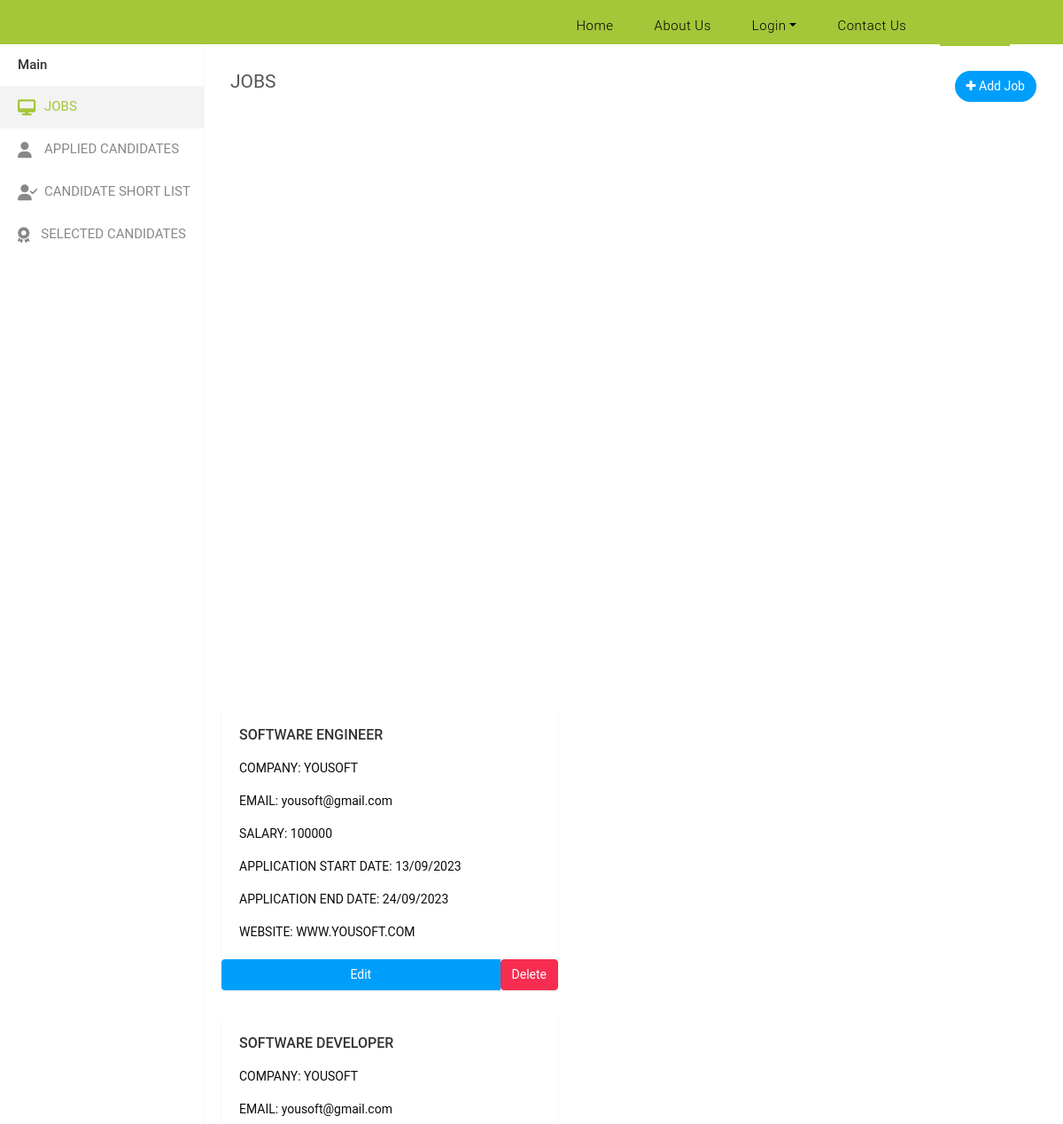
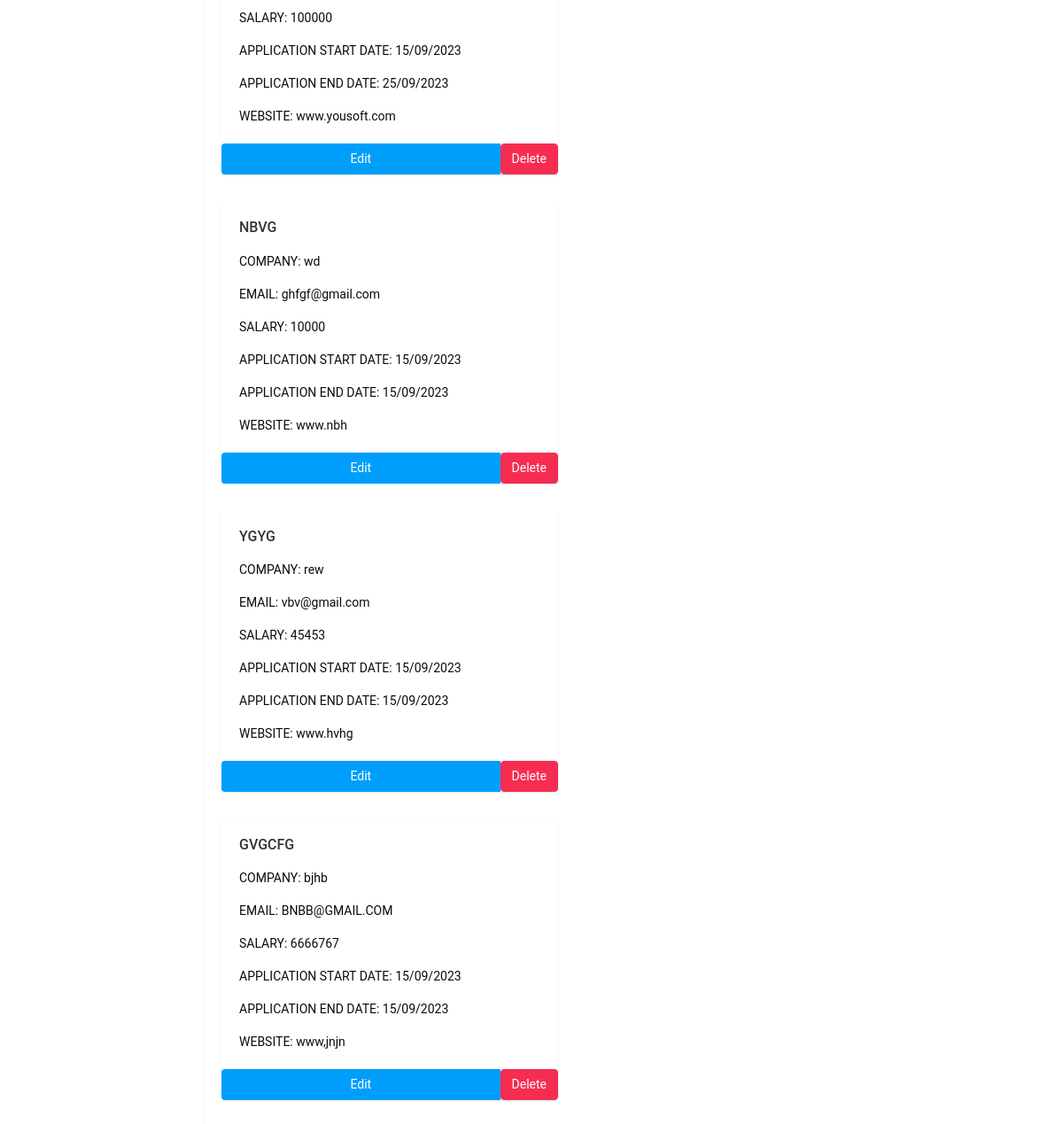
Screenshot of /postjob/ with the database file from the repository (2 pictures, top to bottom).
### website/models.py (models this page shows, shortened)
class Jobs(models.Model):
    cname = models.CharField(max_length=100)
    jname = models.CharField(max_length=100)
    salary = models.IntegerField()
    email = models.EmailField(max_length=100)
    sdate = models.CharField(max_length=100)
    edate = models.CharField(max_length=100)
    link = models.CharField(max_length=100)
    is_active=models.BooleanField(default=True)
    criteria= models.ImageField(upload_to='images/',blank= True,null=True)

### website/views.py (the view)
# urls.py: path('postjob/', views.postjob, name='postjob'),
def postjob(request):
    job = Jobs.objects.all()
    return render(request, 'postjob.html', {'job': job})

### templates/postjob.html (shortened to what this page needs)
{% load static %}
<!DOCTYPE html>
<html lang="en">
<head>
    <link rel="stylesheet" href="https://cdnjs.cloudflare.com/ajax/libs/font-awesome/6.3.0/css/all.min.css">
    <link rel="stylesheet" type="text/css" href="{% static 'assets2/css/bootstrap.min.css' %}">
    <link rel="stylesheet" type="text/css" href="{% static 'assets2/css/font-awesome.min.css' %}">
    <link rel="stylesheet" type="text/css" href="{% static 'assets2/css/select2.min.css' %}">
    <link rel="stylesheet" type="text/css" href="{% static 'assets2/css/bootstrap-datetimepicker.min.css' %}">
    <link rel="stylesheet" type="text/css" href="{% static 'assets2/css/style.css' %}">
</head>
<body>
  <header class="">
    <nav class="navbar navbar-expand-lg">
      <div class="container">
        <div class="collapse navbar-collapse" id="navbarResponsive">
          <ul class="navbar-nav ml-auto">
            <li class="nav-item ">
              <a class="nav-link" href="{% url 'cindex' %}">Home
              </a>
            </li>
            <li class="nav-item">
              <a class="nav-link" href="{% url 'aboutuser' %}">About Us</a>
            </li>
            <li class="nav-item dropdown">
              {% if user.is_authenticated %}
                <a class="nav-link" href="{% url 'loggout' %}">Log Out</a>
              {% else %}
                <a class="dropdown-toggle nav-link" data-toggle="dropdown" href="#" role="button" aria-haspopup="true" aria-expanded="false">Login</a>
              {% endif %}
            </li>
            <li class="nav-item">
              <a class="nav-link" href="{% url 'contactuser' %}">Contact Us</a>
            </li>
            <li class="nav-item active">
              <a class="nav-link" href="{% url 'postjob' %}">Post Job</a>
            </li>
          </ul>
        </div>
      </div>
    </nav>
  </header>
        <div class="sidebar" id="sidebar">
            <div class="sidebar-inner slimscroll">
                <div id="sidebar-menu" class="sidebar-menu">
                    <ul>
                        <li class="menu-title">Main</li>
                        <li class="active">
                            <a href="{%url 'postjob'%}"><i class="fa-solid fa-desktop"></i> <span>JOBS</span></a>
                        </li>
                        <li class>
                          <a href="{%url 'postjob'%}"><i class="fas fa-user"></i> <span>APPLIED CANDIDATES</span></a>
                        </li>
                        <li class>
                          <a href="{%url 'postjob'%}"><i class="fas fa-user-check"></i> <span>CANDIDATE SHORT LIST</span></a>
                        </li>
                        <li class>
                          <a href="{%url 'postjob'%}"><i class="fa-solid fa-award fa-fade"></i></i> <span>SELECTED CANDIDATES</span></a>
                        </li>
                    </ul>
                </div>
            </div>
        </div>
        <div class="page-wrapper">
            <div class="content">
                <div class="row">
                    <div class="col-sm-4 col-3">
                        <h4 class="page-title">JOBS</h4>
                    </div>
                    <div class="col-sm-8 col-9 text-right m-b-20">
                        <a href="{% url 'addjob' %}" class="btn btn-primary btn-rounded float-right"><i class="fa fa-plus"></i> Add Job</a>
                      </div>
                </div>
              </div>
          </div>
<div class="row">
  {% for jobs in job %}
  {% if jobs.is_active %}
  <div class="col-md-4 custom-card">
      <div class="card">
          <div class="card-body">
              <h5 class="card-title">{{ jobs.jname }}</h5>
              <p class="card-text">COMPANY: {{ jobs.cname }}</p>
              <p class="card-text">EMAIL: {{ jobs.email }}</p>
              <p class="card-text">SALARY: {{ jobs.salary }}</p>
              <p class="card-text">APPLICATION START DATE: {{ jobs.sdate }}</p>
              <p class="card-text">APPLICATION END DATE: {{ jobs.edate }}</p>
              <p class="card-text">WEBSITE: {{ jobs.link }}</p>
          </div>
          <div class="btn-group">
              <a href="{% url 'edit_job' job_id=jobs.id %}" class="btn btn-primary">Edit</a>
              <form method="POST" action="{% url 'delete_job' job_id=jobs.id %}">
                <button type="submit" class="btn btn-danger">Delete</button>
            </form>
          </div>
      </div>
  </div>
  {% endif %}
  {% endfor %}
</div>
</body>
</html>

### templates/postjob.html (style rules this page uses)
.custom-card { margin-left: 250px; }
body { font-family: 'Roboto', sans-serif; color: #0c0c0c; background-color: #ffffff; overflow-x: hidden; }
a, a:hover, a:focus { text-decoration: none; }
.btn, .btn:focus { outline: none !important; -webkit-box-shadow: none; box-shadow: none; }

### rows the page displays
Jobs: jname "SOFTWARE ENGINEER", cname "YOUSOFT", email "yousoft@gmail.com", salary "100000", sdate "13/09/2023", edate "24/09/2023", link "WWW.YOUSOFT.COM"
Jobs: jname "SOFTWARE DEVELOPER", cname "YOUSOFT", email "yousoft@gmail.com", salary "100000", sdate "15/09/2023", edate "25/09/2023", link "www.yousoft.com"
Jobs: jname "NBVG", cname "wd", email "ghfgf@gmail.com", salary "10000", sdate "15/09/2023", edate "15/09/2023", link "www.nbh"
Jobs: jname "YGYG", cname "rew", email "vbv@gmail.com", salary "45453", sdate "15/09/2023", edate "15/09/2023", link "www.hvhg"
Jobs: jname "GVGCFG", cname "bjhb", email "BNBB@GMAIL.COM", salary "6666767", sdate "15/09/2023", edate "15/09/2023", link "www,jnjn"
